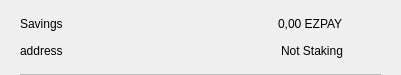
<?xml version="1.0" encoding="UTF-8"?>
<ui version="4.0">
 <class>CSRow</class>
 <widget class="QWidget" name="CSRow">
  <property name="geometry">
   <rect>
    <x>0</x>
    <y>0</y>
    <width>401</width>
    <height>75</height>
   </rect>
  </property>
  <property name="windowTitle">
   <string>Form</string>
  </property>
  <layout class="QVBoxLayout" name="verticalLayout">
   <property name="spacing">
    <number>0</number>
   </property>
   <property name="leftMargin">
    <number>20</number>
   </property>
   <property name="topMargin">
    <number>10</number>
   </property>
   <property name="rightMargin">
    <number>20</number>
   </property>
   <property name="bottomMargin">
    <number>0</number>
   </property>
   <item>
    <widget class="QWidget" name="info" native="true">
     <property name="minimumSize">
      <size>
       <width>0</width>
       <height>0</height>
      </size>
     </property>
     <layout class="QHBoxLayout" name="horizontalLayout_3">
      <property name="leftMargin">
       <number>0</number>
      </property>
      <property name="topMargin">
       <number>0</number>
      </property>
      <property name="rightMargin">
       <number>0</number>
      </property>
      <property name="bottomMargin">
       <number>10</number>
      </property>
      <item>
       <widget class="QWidget" name="container" native="true">
        <property name="minimumSize">
         <size>
          <width>0</width>
          <height>0</height>
         </size>
        </property>
        <layout class="QVBoxLayout" name="verticalLayout_2">
         <property name="spacing">
          <number>0</number>
         </property>
         <property name="leftMargin">
          <number>0</number>
         </property>
         <property name="topMargin">
          <number>0</number>
         </property>
         <property name="rightMargin">
          <number>0</number>
         </property>
         <property name="bottomMargin">
          <number>0</number>
         </property>
         <item>
          <layout class="QHBoxLayout" name="horizontalLayout">
           <item>
            <widget class="QLabel" name="labelName">
             <property name="text">
              <string>Savings</string>
             </property>
            </widget>
           </item>
           <item>
            <spacer name="horizontalSpacer">
             <property name="orientation">
              <enum>Qt::Horizontal</enum>
             </property>
             <property name="sizeHint" stdset="0">
              <size>
               <width>40</width>
               <height>20</height>
              </size>
             </property>
            </spacer>
           </item>
           <item>
            <widget class="QLabel" name="labelAmount">
             <property name="text">
              <string>0,00 EZPAY</string>
             </property>
            </widget>
           </item>
          </layout>
         </item>
         <item>
          <layout class="QHBoxLayout" name="horizontalLayout_2">
           <item>
            <widget class="QLabel" name="labelAddress">
             <property name="text">
              <string>address</string>
             </property>
            </widget>
           </item>
           <item>
            <spacer name="horizontalSpacer_2">
             <property name="orientation">
              <enum>Qt::Horizontal</enum>
             </property>
             <property name="sizeHint" stdset="0">
              <size>
               <width>40</width>
               <height>20</height>
              </size>
             </property>
            </spacer>
           </item>
           <item>
            <widget class="QLabel" name="labelStaking">
             <property name="text">
              <string>Not Staking</string>
             </property>
            </widget>
           </item>
          </layout>
         </item>
        </layout>
       </widget>
      </item>
      <item alignment="Qt::AlignHCenter|Qt::AlignVCenter">
       <widget class="QPushButton" name="pushButtonMenu">
        <property name="minimumSize">
         <size>
          <width>24</width>
          <height>24</height>
         </size>
        </property>
        <property name="maximumSize">
         <size>
          <width>32</width>
          <height>32</height>
         </size>
        </property>
        <property name="focusPolicy">
         <enum>Qt::NoFocus</enum>
        </property>
        <property name="styleSheet">
         <string notr="true">border:none; background-color:transparent;</string>
        </property>
        <property name="text">
         <string/>
        </property>
        <property name="icon">
         <iconset>
          <normaloff>://ic-menu-hover</normaloff>://ic-menu-hover</iconset>
        </property>
        <property name="iconSize">
         <size>
          <width>24</width>
          <height>24</height>
         </size>
        </property>
       </widget>
      </item>
     </layout>
    </widget>
   </item>
   <item>
    <widget class="QLabel" name="lblDivisory">
     <property name="minimumSize">
      <size>
       <width>0</width>
       <height>1</height>
      </size>
     </property>
     <property name="maximumSize">
      <size>
       <width>16777215</width>
       <height>1</height>
      </size>
     </property>
     <property name="styleSheet">
      <string notr="true">background-color:#bababa;</string>
     </property>
     <property name="text">
      <string/>
     </property>
     <property name="alignment">
      <set>Qt::AlignBottom|Qt::AlignLeading|Qt::AlignLeft</set>
     </property>
    </widget>
   </item>
  </layout>
 </widget>
 <resources/>
 <connections/>
</ui>
